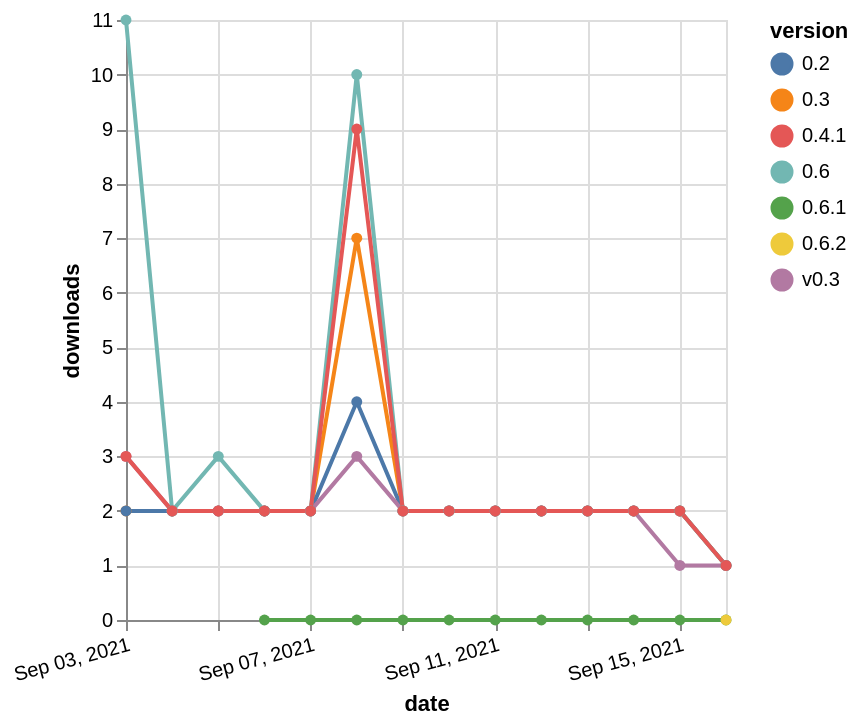

Specify this chart in Vega-Lite:
### Vega-Lite specification from a JSON file in a GitHub repository (floating-point values rounded to 4 significant figures)
{"$schema": "https://vega.github.io/schema/vega-lite/v5.json", "description": "A simple bar chart with embedded data.", "data": {"values": [{"date": "2021-09-03", "total": 1612, "delta": 2, "version": "0.3"}, {"date": "2021-09-04", "total": 1614, "delta": 2, "version": "0.3"}, {"date": "2021-09-05", "total": 1616, "delta": 2, "version": "0.3"}, {"date": "2021-09-06", "total": 1618, "delta": 2, "version": "0.3"}, {"date": "2021-09-07", "total": 1620, "delta": 2, "version": "0.3"}, {"date": "2021-09-08", "total": 1627, "delta": 7, "version": "0.3"}, {"date": "2021-09-09", "total": 1629, "delta": 2, "version": "0.3"}, {"date": "2021-09-10", "total": 1631, "delta": 2, "version": "0.3"}, {"date": "2021-09-11", "total": 1633, "delta": 2, "version": "0.3"}, {"date": "2021-09-12", "total": 1635, "delta": 2, "version": "0.3"}, {"date": "2021-09-13", "total": 1637, "delta": 2, "version": "0.3"}, {"date": "2021-09-14", "total": 1639, "delta": 2, "version": "0.3"}, {"date": "2021-09-15", "total": 1641, "delta": 2, "version": "0.3"}, {"date": "2021-09-16", "total": 1642, "delta": 1, "version": "0.3"}, {"date": "2021-09-03", "total": 1309, "delta": 2, "version": "0.2"}, {"date": "2021-09-04", "total": 1311, "delta": 2, "version": "0.2"}, {"date": "2021-09-05", "total": 1313, "delta": 2, "version": "0.2"}, {"date": "2021-09-06", "total": 1315, "delta": 2, "version": "0.2"}, {"date": "2021-09-07", "total": 1317, "delta": 2, "version": "0.2"}, {"date": "2021-09-08", "total": 1321, "delta": 4, "version": "0.2"}, {"date": "2021-09-09", "total": 1323, "delta": 2, "version": "0.2"}, {"date": "2021-09-10", "total": 1325, "delta": 2, "version": "0.2"}, {"date": "2021-09-11", "total": 1327, "delta": 2, "version": "0.2"}, {"date": "2021-09-12", "total": 1329, "delta": 2, "version": "0.2"}, {"date": "2021-09-13", "total": 1331, "delta": 2, "version": "0.2"}, {"date": "2021-09-14", "total": 1333, "delta": 2, "version": "0.2"}, {"date": "2021-09-15", "total": 1335, "delta": 2, "version": "0.2"}, {"date": "2021-09-16", "total": 1336, "delta": 1, "version": "0.2"}, {"date": "2021-09-06", "total": 74, "delta": 0, "version": "0.6.1"}, {"date": "2021-09-07", "total": 89, "delta": 0, "version": "0.6.1"}, {"date": "2021-09-08", "total": 99, "delta": 0, "version": "0.6.1"}, {"date": "2021-09-09", "total": 102, "delta": 0, "version": "0.6.1"}, {"date": "2021-09-10", "total": 104, "delta": 0, "version": "0.6.1"}, {"date": "2021-09-11", "total": 107, "delta": 0, "version": "0.6.1"}, {"date": "2021-09-12", "total": 109, "delta": 0, "version": "0.6.1"}, {"date": "2021-09-13", "total": 115, "delta": 0, "version": "0.6.1"}, {"date": "2021-09-14", "total": 118, "delta": 0, "version": "0.6.1"}, {"date": "2021-09-15", "total": 121, "delta": 0, "version": "0.6.1"}, {"date": "2021-09-16", "total": 122, "delta": 0, "version": "0.6.1"}, {"date": "2021-09-16", "total": 85, "delta": 0, "version": "0.6.2"}, {"date": "2021-09-03", "total": 1146, "delta": 3, "version": "v0.3"}, {"date": "2021-09-04", "total": 1148, "delta": 2, "version": "v0.3"}, {"date": "2021-09-05", "total": 1150, "delta": 2, "version": "v0.3"}, {"date": "2021-09-06", "total": 1152, "delta": 2, "version": "v0.3"}, {"date": "2021-09-07", "total": 1154, "delta": 2, "version": "v0.3"}, {"date": "2021-09-08", "total": 1157, "delta": 3, "version": "v0.3"}, {"date": "2021-09-09", "total": 1159, "delta": 2, "version": "v0.3"}, {"date": "2021-09-10", "total": 1161, "delta": 2, "version": "v0.3"}, {"date": "2021-09-11", "total": 1163, "delta": 2, "version": "v0.3"}, {"date": "2021-09-12", "total": 1165, "delta": 2, "version": "v0.3"}, {"date": "2021-09-13", "total": 1167, "delta": 2, "version": "v0.3"}, {"date": "2021-09-14", "total": 1169, "delta": 2, "version": "v0.3"}, {"date": "2021-09-15", "total": 1170, "delta": 1, "version": "v0.3"}, {"date": "2021-09-16", "total": 1171, "delta": 1, "version": "v0.3"}, {"date": "2021-09-03", "total": 565, "delta": 11, "version": "0.6"}, {"date": "2021-09-04", "total": 567, "delta": 2, "version": "0.6"}, {"date": "2021-09-05", "total": 570, "delta": 3, "version": "0.6"}, {"date": "2021-09-06", "total": 572, "delta": 2, "version": "0.6"}, {"date": "2021-09-07", "total": 574, "delta": 2, "version": "0.6"}, {"date": "2021-09-08", "total": 584, "delta": 10, "version": "0.6"}, {"date": "2021-09-09", "total": 586, "delta": 2, "version": "0.6"}, {"date": "2021-09-10", "total": 588, "delta": 2, "version": "0.6"}, {"date": "2021-09-11", "total": 590, "delta": 2, "version": "0.6"}, {"date": "2021-09-12", "total": 592, "delta": 2, "version": "0.6"}, {"date": "2021-09-13", "total": 594, "delta": 2, "version": "0.6"}, {"date": "2021-09-14", "total": 596, "delta": 2, "version": "0.6"}, {"date": "2021-09-15", "total": 598, "delta": 2, "version": "0.6"}, {"date": "2021-09-16", "total": 599, "delta": 1, "version": "0.6"}, {"date": "2021-09-03", "total": 861, "delta": 3, "version": "0.4.1"}, {"date": "2021-09-04", "total": 863, "delta": 2, "version": "0.4.1"}, {"date": "2021-09-05", "total": 865, "delta": 2, "version": "0.4.1"}, {"date": "2021-09-06", "total": 867, "delta": 2, "version": "0.4.1"}, {"date": "2021-09-07", "total": 869, "delta": 2, "version": "0.4.1"}, {"date": "2021-09-08", "total": 878, "delta": 9, "version": "0.4.1"}, {"date": "2021-09-09", "total": 880, "delta": 2, "version": "0.4.1"}, {"date": "2021-09-10", "total": 882, "delta": 2, "version": "0.4.1"}, {"date": "2021-09-11", "total": 884, "delta": 2, "version": "0.4.1"}, {"date": "2021-09-12", "total": 886, "delta": 2, "version": "0.4.1"}, {"date": "2021-09-13", "total": 888, "delta": 2, "version": "0.4.1"}, {"date": "2021-09-14", "total": 890, "delta": 2, "version": "0.4.1"}, {"date": "2021-09-15", "total": 892, "delta": 2, "version": "0.4.1"}, {"date": "2021-09-16", "total": 893, "delta": 1, "version": "0.4.1"}]}, "width": "container", "mark": {"type": "line", "point": {"filled": true}}, "encoding": {"x": {"field": "date", "type": "temporal", "timeUnit": "yearmonthdate", "title": "date", "axis": {"labelAngle": -15}}, "y": {"field": "delta", "type": "quantitative", "title": "downloads"}, "color": {"field": "version", "type": "nominal"}, "tooltip": {"field": "delta"}}}
